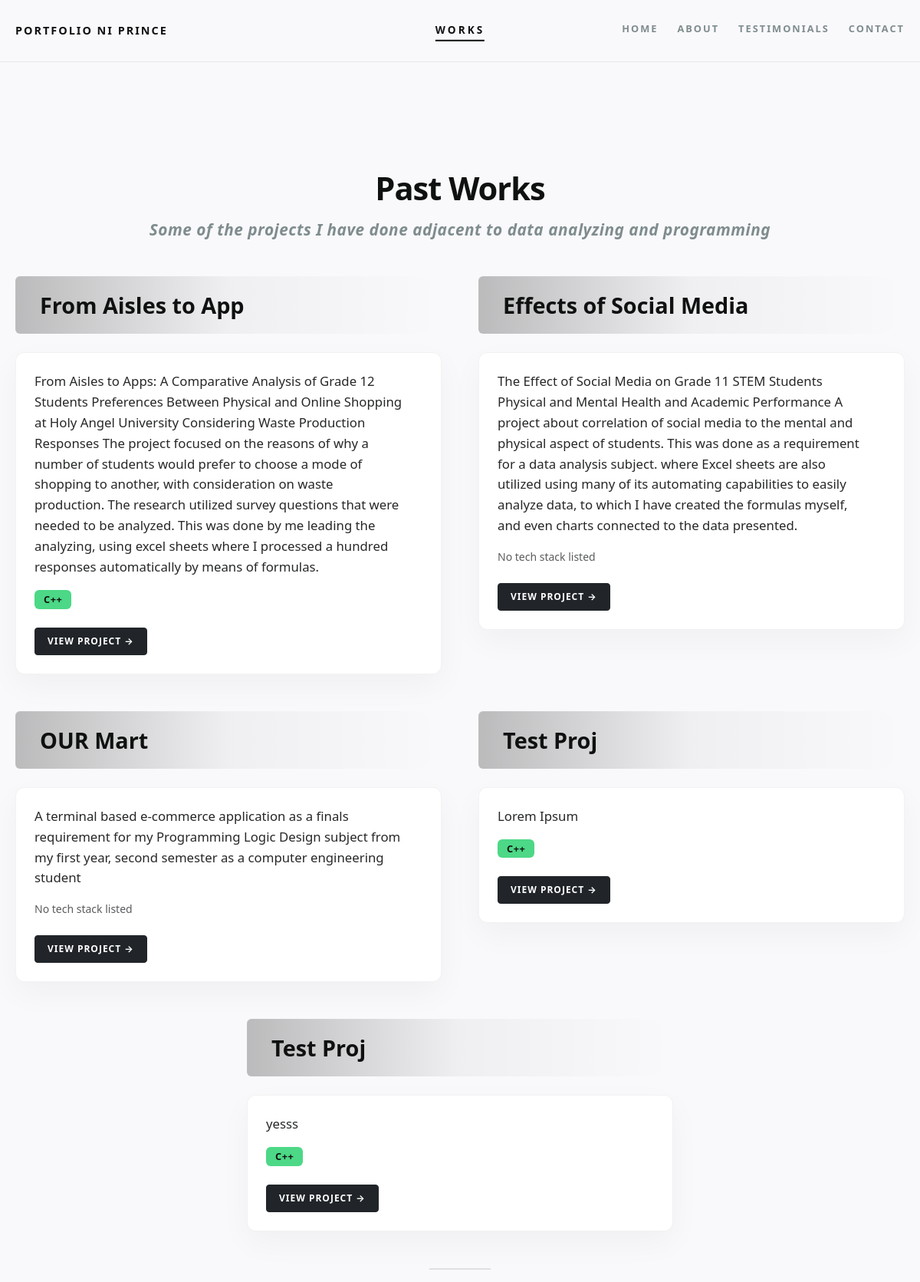
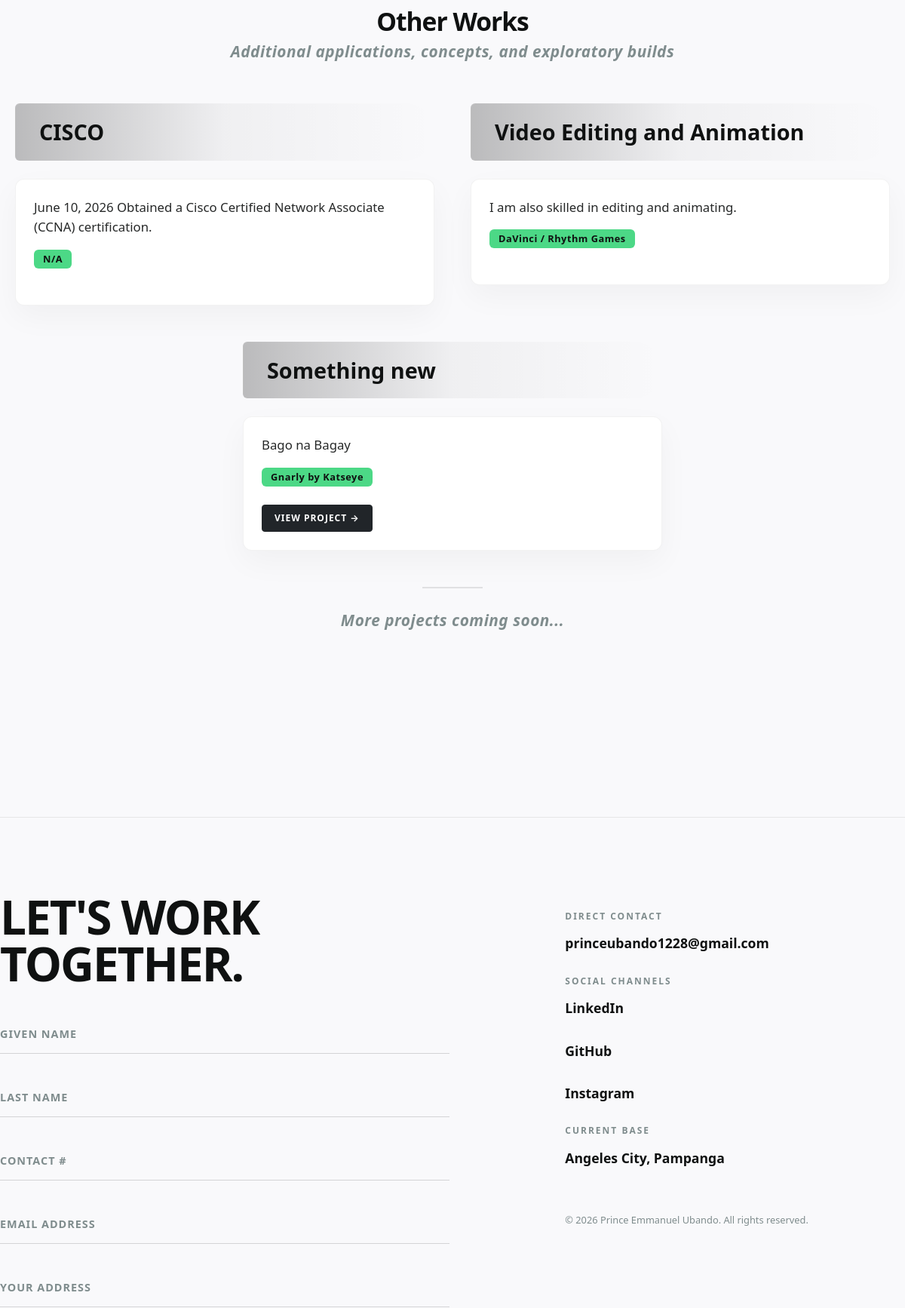
The page /works/ (signed in, upper part) on the database its author committed (2 pictures, top to bottom).
### portDATA/models.py (models this page shows, shortened)
class ProjDATA(models.Model):
    project_name = models.CharField(max_length=200)
    description = models.TextField()
    tech_stacks = models.ManyToManyField(TechStack, related_name='projects')
    link = models.URLField(max_length=500, blank=True, null=True)
    created_at = models.DateTimeField(auto_now_add=True)

class TechStack(models.Model):
    name = models.CharField(max_length=100, unique=True)
    created_at = models.DateTimeField(auto_now_add=True)

class OtherProjDATA(models.Model):
    project_name = models.CharField(max_length=100)
    description = models.TextField()
    tech_stack = models.CharField(max_length=367)
    link = models.URLField(max_length=400, blank=True, null=True)

### portDATA/views.py (the view)
# urls.py: path('works/', views.project_list, name='works'),
def project_list(request):
    projects = ProjDATA.objects.prefetch_related('tech_stacks').all()
    other_projects = OtherProjDATA.objects.all()
    return render(request, 'works.html', {
        'ProjDATA': projects,
        'OtherProjDATA': other_projects,
        'project_form': ProjDATAForm(),
        'other_project_form': OtherProjDATAForm(),  # <-- Added
    })

### portDATA/forms.py
class ProjDATAForm(forms.ModelForm):
    class Meta:
        model = ProjDATA
        fields = ['project_name', 'description', 'tech_stacks', 'link']
        widgets = {
            'project_name': forms.TextInput(attrs={'class': 'form-control', 'placeholder': 'e.g., Project stuffs'}),
            'description': forms.Textarea(attrs={'class': 'form-control', 'rows': 4, 'placeholder': 'Project teaaa...'}),
            'link': forms.URLInput(attrs={'class': 'form-control', 'placeholder': 'Add link here'}),
        }

class OtherProjDATAForm(forms.ModelForm):
    class Meta:
        model = OtherProjDATA
        fields = ['project_name', 'description', 'tech_stack', 'link']
        widgets = {
            'project_name': forms.TextInput(attrs={'class': 'form-control', 'placeholder': 'e.g., Project stuffs'}),
            'description': forms.Textarea(attrs={'class': 'form-control', 'rows': 4, 'placeholder': 'Project teaaa...'}),
            'tech_stack': forms.TextInput(attrs={'class': 'form-control', 'placeholder': 'e.g., Python, Django, Bootstrap'}),
            'link': forms.URLInput(attrs={'class': 'form-control', 'placeholder': 'Add link here'}),
        }

### templates/works.html (shortened to what this page needs)
{% extends 'base.html' %}
{% load static %}
{% block content %}
<main class="centered-content-wrapper works-main-stage">
    <div class="row mb-5 text-center">
        <div class="col-12">
            <h2 class="works-main-title mb-3">Past Works</h2>
            <h3 class="context-heading-text mb-0">Some of the projects I have done adjacent to data analyzing and programming</h3>
        </div>
    </div>
    <div class="row g-5 justify-content-center">
        {% for project in ProjDATA %}
            <div class="col-lg-6 col-12 project-card-column">
                <div class="work-capsule-label-wrapper">
                    <div class="work-capsule-title">
                        {{ project.project_name }}
                    </div>
                </div>
                <div class="p-4" style="background: #ffffff; border-radius: 12px; box-shadow: 0 15px 40px rgba(0, 0, 0, 0.04); border: 1px solid rgba(0, 0, 0, 0.05);">
                    <p class="project-sub-text mb-3">
                        {{ project.description }}
                    </p>
                    <div class="d-flex flex-wrap gap-2 mb-4">
                        {% for stack in project.tech_stacks.all %}
                            <span class="badge" style="background-color: var(--rndm-bx-lmnt); color: var(--text-heading); font-size: 0.8rem; padding: 6px 12px; letter-spacing: 0.5px;">
                                {{ stack.name }}
                            </span>
                        {% empty %}
                            <span class="text-muted small">No tech stack listed</span>
                        {% endfor %}
                    </div>
                    {% if project.link %}
                        <a href="{{ project.link }}" target="_blank" rel="noopener noreferrer" class="btn btn-sm btn-dark fw-bold text-uppercase px-3 py-2" style="font-size: 0.75rem; letter-spacing: 1px;">
                            View Project →
                        </a>
                    {% endif %}
                </div>
            </div>
        {% empty %}
            <div class="col-12 text-center py-3">
                <p class="text-muted">No primary projects added yet.</p>
            </div>
        {% endfor %}
    </div>
    {% if OtherProjDATA %}
        <div class="row my-5 text-center">
            <div class="col-12">
                <div class="context-divider-line mb-4"></div>
                <h2 class="works-main-title mb-2" style="font-size: 2.1rem;">Other Works</h2>
                <h3 class="context-heading-text">Additional applications, concepts, and exploratory builds</h3>
            </div>
        </div>
        <div class="row g-5 justify-content-center">
            {% for other in OtherProjDATA %}
                <div class="col-lg-6 col-12 project-card-column">
                    <div class="work-capsule-label-wrapper">
                        <div class="work-capsule-title">
                            {{ other.project_name }}
                        </div>
                    </div>
                    <div class="p-4" style="background: #ffffff; border-radius: 12px; box-shadow: 0 15px 40px rgba(0, 0, 0, 0.04); border: 1px solid rgba(0, 0, 0, 0.05);">
                        <p class="project-sub-text mb-3">
                            {{ other.description }}
                        </p>
                        <div class="d-flex flex-wrap gap-2 mb-4">
                            {% if other.tech_stack %}
                                <span class="badge" style="background-color: var(--rndm-bx-lmnt); color: var(--text-heading); font-size: 0.8rem; padding: 6px 12px; letter-spacing: 0.5px;">
                                    {{ other.tech_stack }}
                                </span>
                            {% else %}
                                <span class="text-muted small">No tech stack listed</span>
                            {% endif %}
                        </div>
                        {% if other.link %}
                            <a href="{{ other.link }}" target="_blank" rel="noopener noreferrer" class="btn btn-sm btn-dark fw-bold text-uppercase px-3 py-2" style="font-size: 0.75rem; letter-spacing: 1px;">
                                View Project →
                            </a>
                        {% endif %}
                    </div>
                </div>
            {% endfor %}
        </div>
    {% endif %}
    <div class="row context-banner-row mt-5">
        <div class="col-12 text-center">
            <div class="context-divider-line"></div>
            <h3 class="context-heading-text">More projects coming soon...</h3>
        </div>
    </div>
</main>
{% endblock %}

### static/css/styles.css (style rules this page uses)
:root { --bg-main: #f9f9fb; --panel-dark: #2d3436; --rndm-bx-lmnt: #4cd886; --mega-undrln: #118b11; --text-heading: #0f1111; --text-muted: #7f8c8d; --transition-smooth: cubic-bezier(0.25, 1, 0.5, 1); }
body { background-color: var(--bg-main); color: var(--text-heading); min-height: 100vh; overflow-x: hidden; }
.centered-content-wrapper { max-width: 1250px; margin: 0 auto; padding: 0 20px; }
.works-main-stage { padding-top: 140px; padding-bottom: 100px; }
.works-main-title { font-size: 2.6rem; font-weight: 800; text-transform: capitalize; color: var(--text-heading); margin-bottom: 60px; letter-spacing: -1px; }
.work-capsule-label-wrapper { width: 100%; margin-bottom: 24px; }
.work-capsule-title { width: 100%; text-align: left; font-size: 1.8rem; font-weight: 700; color: var(--text-heading); padding: 16px 32px; border-radius: 16px 100px 100px 16px; background: linear-gradient(90deg, rgba(0, 0, 0, 0.25) 0%, rgba(0, 0, 0, 0.04) 50%, rgba(0, 0, 0, 0) 100%); box-shadow: inset 1px 1px 0px rgba(255, 255, 255, 0.05); }
.project-sub-text { font-size: 1.05rem; line-height: 1.6; color: var(--text-heading); font-weight: 500; opacity: 0.9; max-width: 95%; }
.context-banner-row { margin-top: 20px; padding-bottom: 40px; }
.context-divider-line { width: 80px; height: 2px; background-color: rgba(0, 0, 0, 0.1); margin: 0 auto 30px auto; }
.context-heading-text { font-size: 1.3rem; font-weight: 600; font-style: italic; color: var(--text-muted); letter-spacing: 0.5px; }

### rows shown on the page
ProjDATA: project_name "From Aisles to App", description "From Aisles to Apps: A Comparative Analysis of Grade 12 Students Preferences Between Physical and Online Shopping at Holy Angel University Considering Waste Production Responses The project focused on the reasons of why a number of students would prefer to choose a mode of shopping to another, with consideration on waste production. The research utilized survey questions that were needed to be analyzed. This was done by me leading the analyzing, using excel sheets where I processed a hundred responses automatically by means of formulas."
TechStack: name "C++"
ProjDATA: project_name "Effects of Social Media", description "The Effect of Social Media on Grade 11 STEM Students Physical and Mental Health and Academic Performance A project about correlation of social media to the mental and physical aspect of students. This was done as a requirement for a data analysis subject. where Excel sheets are also utilized using many of its automating capabilities to easily analyze data, to which I have created the formulas myself, and even charts connected to the data presented."
ProjDATA: project_name "OUR Mart", description "A terminal based e-commerce application as a finals requirement for my Programming Logic Design subject from my first year, second semester as a computer engineering student"
ProjDATA: project_name "Test Proj", description "Lorem Ipsum"
ProjDATA: project_name "Test Proj", description "yesss"
OtherProjDATA: project_name "CISCO", description "June 10, 2026 Obtained a Cisco Certified Network Associate (CCNA) certification.", tech_stack "N/A"
OtherProjDATA: project_name "Video Editing and Animation", description "I am also skilled in editing and animating.", tech_stack "DaVinci / Rhythm Games"
OtherProjDATA: project_name "Something new", description "Bago na Bagay", tech_stack "Gnarly by Katseye"
